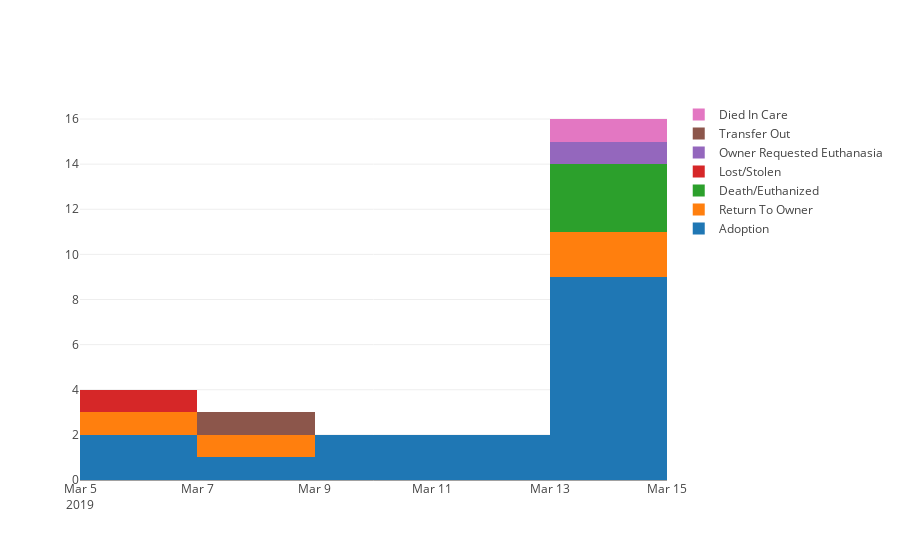

The notebook cell this image was saved under:
### Code cell
traces = [go.Histogram(x=df[df['Outcome']==outcome]['Intake Date'], name=outcome.title()) for outcome in list(df['Outcome'].value_counts().keys())]
fig = go.Figure(data=traces, layout=go.Layout(barmode='stack'))
iplot(fig, filename='basic histogram')

### Figure 1 — Plotly figure (JSON) as saved in the notebook; plotly's stock layout.template omitted (floating-point values rounded to 4 significant figures)
{"data": [{"name": "Adoption", "type": "histogram", "uid": "54f0d2ec-5011-4bba-bcbd-674f86532890", "x": ["2019-03-05", "2019-03-06", "2019-03-07", "2019-03-09", "2019-03-10", "2019-03-11", "2019-03-12", "2019-03-13", "2019-03-14", "2019-03-14", "2019-03-14", "2019-03-14", "2019-03-14", "2019-03-14", "2019-03-14", "2019-03-14"]}, {"name": "Return To Owner", "type": "histogram", "uid": "7b3323b0-01ee-463b-8033-e1fd53aa23b2", "x": ["2019-03-05", "2019-03-08", "2019-03-14", "2019-03-14"]}, {"name": "Death/Euthanized", "type": "histogram", "uid": "a930386b-26dd-4e5b-9c7f-be6ea55dfeb2", "x": ["2019-03-14", "2019-03-14", "2019-03-14"]}, {"name": "Lost/Stolen", "type": "histogram", "uid": "bbbf1333-68bd-46fb-a8c9-8a48a10a5976", "x": ["2019-03-05"]}, {"name": "Owner Requested Euthanasia", "type": "histogram", "uid": "77330cb1-9a70-405c-930f-f73784f2476e", "x": ["2019-03-14"]}, {"name": "Transfer Out", "type": "histogram", "uid": "9106e6f4-c0d6-46e1-80a2-f2ef036bd7b8", "x": ["2019-03-08"]}, {"name": "Died In Care", "type": "histogram", "uid": "6db6621f-6968-4a3c-a712-1de6bcbb4a35", "x": ["2019-03-14"]}], "layout": {"barmode": "stack"}}
